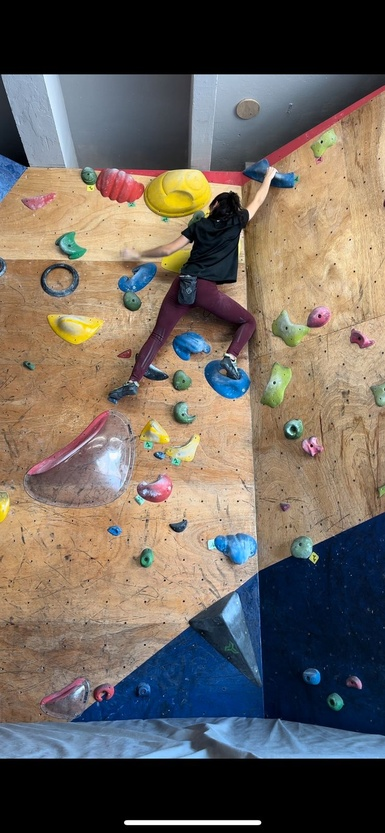
#> input picture input_images/foto_0.jpg, 385 x 833 px, shrunk from 739 x 1600 before the run
$ python corta_bordas_fotos.py
#> lines starting #> are read from the running program, lines starting #| are printed output that depends on the picture
import cv2
import os
import numpy as np
import glob

def remove_black_borders(image_path, output_path):
    """
    Retira as linhas pretas (parte superior e inferior) que o IPhone colocar nas fotos
    """
#> called with image_path = 'input_images/foto_0.jpg', output_path = 'output_images/foto_0.jpg'
    # Carregar a imagem
    img = cv2.imread(image_path)
#> img is the input picture: shape (833, 385, 3); mean B, G, R 93.6, 101.4, 110.1
    if img is None:
        print(f"Não foi possível carregar a imagem: {image_path}")
        return False

    # Converter para escala de cinza
    gray = cv2.cvtColor(img, cv2.COLOR_BGR2GRAY)
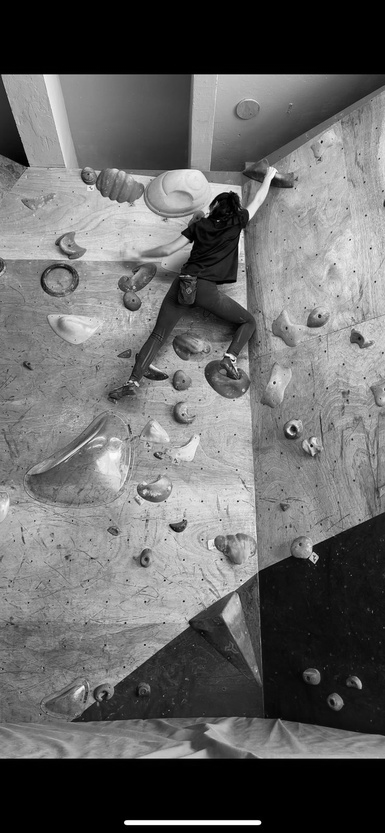
#> gray: shape (833, 385); min 0, max 255, mean 103.1

    # Encontrar a primeira linha não-preta a partir do topo
    h, w = gray.shape
#> h = 833; w = 385
    top = 0
    bottom = h - 1
#> bottom = 832

    # Threshold para considerar como "preto" (ajuste conforme necessário)
    threshold = 10

    # Verificar do topo para baixo
    for i in range(h):
        if np.mean(gray[i, :]) > threshold:
            top = i
            break

    # Verificar do topo + 1 até próxima linha preta
    for i in range(top+1, h):
        if np.mean(gray[i, :]) <= threshold:
            bottom = i
            break

    # Recortar a imagem
    cropped_img = img[top:bottom+1, :]
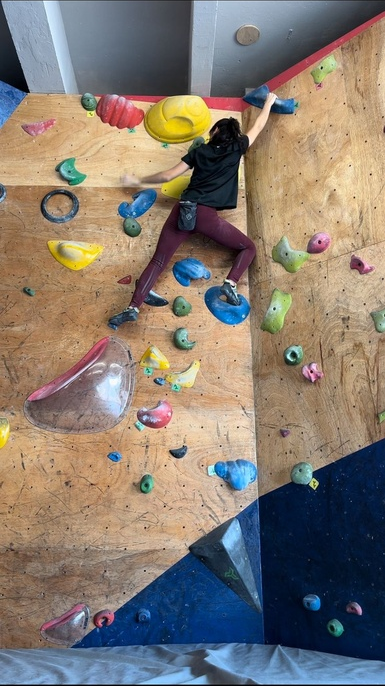
#> cropped_img: shape (686, 385, 3); mean B, G, R 112.9, 122.4, 133

    # Salvar a imagem recortada
    cv2.imwrite(output_path, cropped_img)

    return True

def process_images(input_dir, output_dir):
    # Criar diretório de saída se não existir
    if not os.path.exists(output_dir):
        os.makedirs(output_dir)

    # Processar cada imagem no diretório
    # image_extensions = ['*.jpg', '*.jpeg', '*.png', '*.bmp']
    image_extensions = ['foto_0.jpg']
    all_images = []
    for ext in image_extensions:
        all_images.extend(glob.glob(os.path.join(input_dir, ext)))
        all_images.extend(glob.glob(os.path.join(input_dir, ext.upper())))

    for img_path in all_images:
        # Gerar nome do arquivo de saída
        filename = os.path.basename(img_path)
        output_path = os.path.join(output_dir, filename)

        # Processar a imagem
        success = remove_black_borders(img_path, output_path)
        if success:
            print(f"Processado: {filename}")
        else:
            print(f"Falha ao processar: {filename}")

if __name__ == "__main__":
    INPUT_FOLDER = "input_images"
    OUTPUT_FOLDER = "output_images"

    process_images(INPUT_FOLDER, OUTPUT_FOLDER)
    print("Processamento concluído! Verifique as imagens em", OUTPUT_FOLDER)
